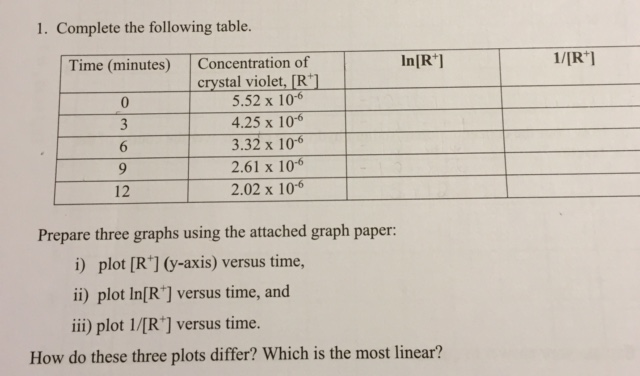
#> input picture DATA/19_table.png, 640 x 376 px, found by its file name
$ jupyter execute Ornek4.4-12.10.2022.ipynb   (shell and % lines are left out)   (older library calls are emulated)
#> lines starting #> are read from the running program, lines starting #| are printed output that depends on the picture
[cell 1]
import numpy as np
import cv2

import matplotlib.pyplot as plt

[cell 2]
# Örnek 4.4 - Roberts Operatörü

img = cv2.imread('DATA/19_table.png',0)
#> img: shape (376, 640); min 27, max 222, mean 192.4

kernelX = np.array([[1,0],[0,-1]])
kernelY = np.array([[0,-1],[1,0]])

Gx = cv2.filter2D(img,cv2.CV_16S,kernelX)
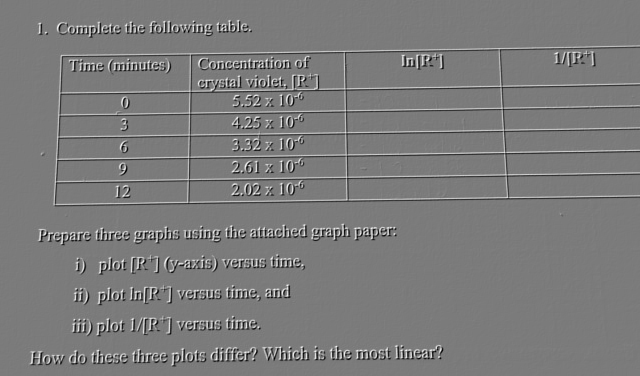
#> Gx: shape (376, 640) int16; min -134, max 142, mean 0; drawn with min black and max white
Gy = cv2.filter2D(img,cv2.CV_16S,kernelY)
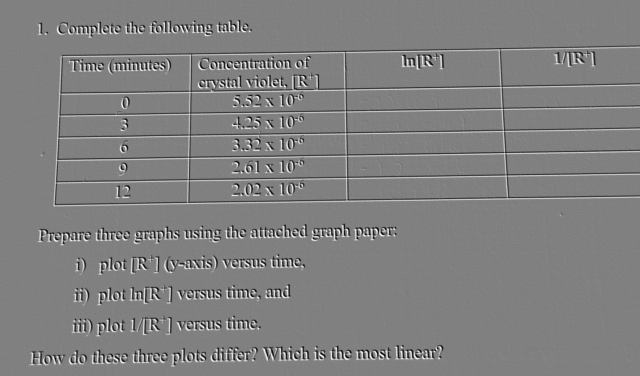
#> Gy: shape (376, 640) int16; min -146, max 143, mean -0.1; drawn with min black and max white

Gx= cv2.convertScaleAbs(Gx)
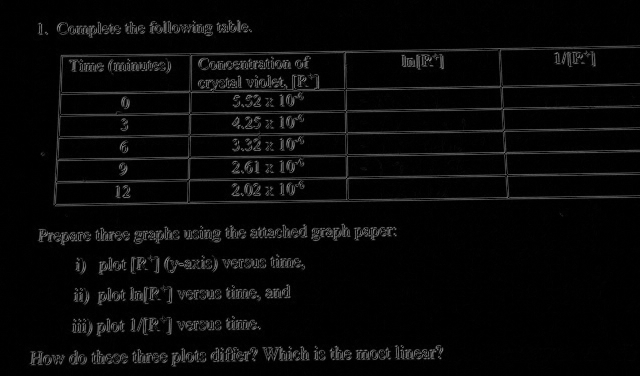
#> Gx: shape (376, 640); min 0, max 142, mean 8.5
Gy= cv2.convertScaleAbs(Gy)
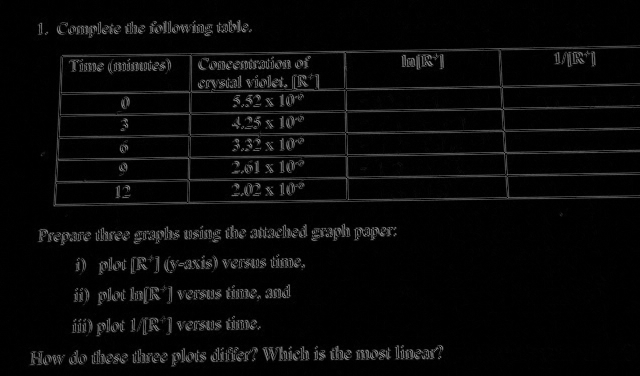
#> Gy: shape (376, 640); min 0, max 146, mean 8.7

G = Gx + Gy
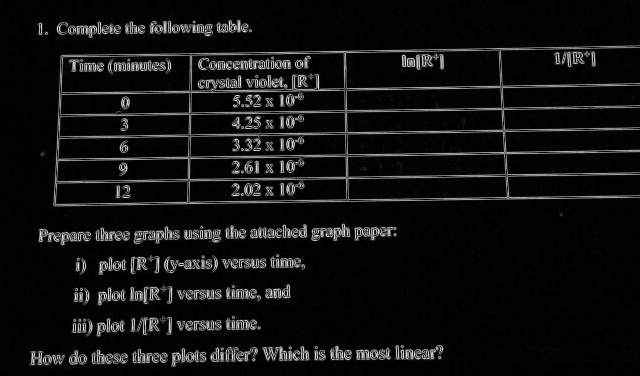
#> G: shape (376, 640); min 0, max 235, mean 17.2
plt.imshow(Gx,cmap="gray")
